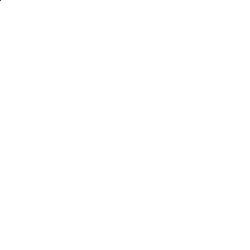
Frame 1 (no input)
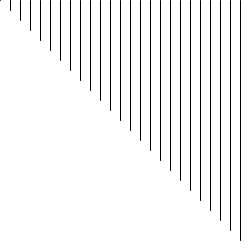
Frame 60 (the mouse pressed at the canvas centre just before this capture)
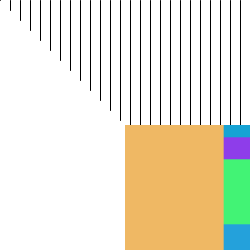
Frame 120 (the mouse held since frame 60 and released just before this capture)

The Processing sketch that drew these frames (run headless with seeded random() and noise(); from frame 60 on, the mouse is pressed at the canvas centre):

// Processing sketch: processing_126734
// ── processing_126734.pde

int x = 0;
int y = 0;

void setup(){
  size(250,250);
  background(255);
  frameRate(5);
}

void draw(){
  stroke(0);
  line(x,0,x,y);
  x=x+10;
  y=y+10;

  if (mousePressed){
    noStroke();
    float r = random(0,255);
    float g = random(0,255);
    float b = random(0,255);
    float w = random(0,255);
    float h = random(0,255);
    fill(r,g,b);
    rect(mouseX,mouseY,w,h);
  }
}
